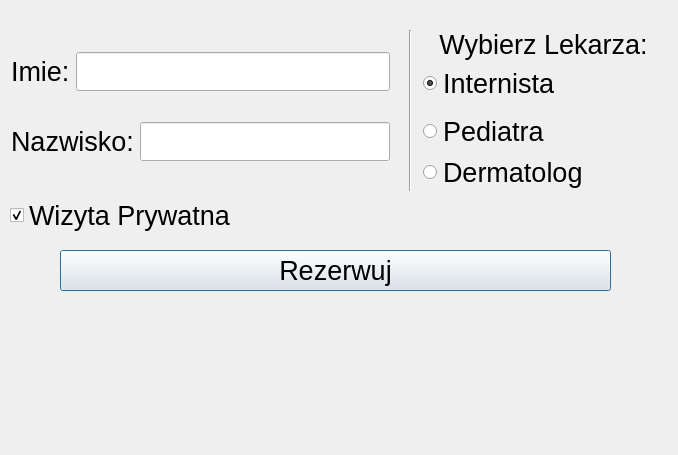
<?xml version="1.0" encoding="UTF-8"?>
<ui version="4.0">
 <class>Dialog</class>
 <widget class="QDialog" name="Dialog">
  <property name="geometry">
   <rect>
    <x>0</x>
    <y>0</y>
    <width>678</width>
    <height>455</height>
   </rect>
  </property>
  <property name="font">
   <font>
    <pointsize>20</pointsize>
   </font>
  </property>
  <property name="windowTitle">
   <string>Dialog</string>
  </property>
  <widget class="QCheckBox" name="checkBoxRodzajWizyty">
   <property name="geometry">
    <rect>
     <x>10</x>
     <y>190</y>
     <width>271</width>
     <height>51</height>
    </rect>
   </property>
   <property name="text">
    <string>Wizyta Prywatna</string>
   </property>
   <property name="checked">
    <bool>true</bool>
   </property>
  </widget>
  <widget class="QPushButton" name="pushButtonRezerwuj">
   <property name="geometry">
    <rect>
     <x>60</x>
     <y>250</y>
     <width>551</width>
     <height>41</height>
    </rect>
   </property>
   <property name="text">
    <string>Rezerwuj</string>
   </property>
  </widget>
  <widget class="QLabel" name="result">
   <property name="geometry">
    <rect>
     <x>60</x>
     <y>310</y>
     <width>551</width>
     <height>91</height>
    </rect>
   </property>
   <property name="font">
    <font>
     <pointsize>12</pointsize>
    </font>
   </property>
   <property name="text">
    <string/>
   </property>
   <property name="wordWrap">
    <bool>true</bool>
   </property>
  </widget>
  <widget class="Line" name="line_2">
   <property name="geometry">
    <rect>
     <x>400</x>
     <y>30</y>
     <width>20</width>
     <height>161</height>
    </rect>
   </property>
   <property name="orientation">
    <enum>Qt::Vertical</enum>
   </property>
  </widget>
  <widget class="QWidget" name="">
   <property name="geometry">
    <rect>
     <x>423</x>
     <y>29</y>
     <width>241</width>
     <height>161</height>
    </rect>
   </property>
   <layout class="QVBoxLayout" name="verticalLayout">
    <item>
     <widget class="QLabel" name="label_3">
      <property name="text">
       <string>Wybierz Lekarza:</string>
      </property>
      <property name="alignment">
       <set>Qt::AlignCenter</set>
      </property>
     </widget>
    </item>
    <item>
     <widget class="QRadioButton" name="radioButtonInternista">
      <property name="text">
       <string>Internista</string>
      </property>
      <property name="checked">
       <bool>true</bool>
      </property>
     </widget>
    </item>
    <item>
     <widget class="Line" name="line">
      <property name="orientation">
       <enum>Qt::Vertical</enum>
      </property>
     </widget>
    </item>
    <item>
     <widget class="QRadioButton" name="radioButton_2Pediatra">
      <property name="text">
       <string>Pediatra</string>
      </property>
     </widget>
    </item>
    <item>
     <widget class="QRadioButton" name="radioButton_3Dermatolog">
      <property name="text">
       <string>Dermatolog</string>
      </property>
     </widget>
    </item>
   </layout>
  </widget>
  <widget class="QWidget" name="">
   <property name="geometry">
    <rect>
     <x>11</x>
     <y>27</y>
     <width>379</width>
     <height>161</height>
    </rect>
   </property>
   <layout class="QVBoxLayout" name="verticalLayout_2">
    <item>
     <layout class="QHBoxLayout" name="horizontalLayout">
      <item>
       <widget class="QLabel" name="label">
        <property name="text">
         <string>Imie:</string>
        </property>
       </widget>
      </item>
      <item>
       <widget class="QLineEdit" name="lineEditImie"/>
      </item>
     </layout>
    </item>
    <item>
     <layout class="QHBoxLayout" name="horizontalLayout_2">
      <item>
       <widget class="QLabel" name="label_2">
        <property name="text">
         <string>Nazwisko:</string>
        </property>
       </widget>
      </item>
      <item>
       <widget class="QLineEdit" name="lineEdit_2Nazwisko"/>
      </item>
     </layout>
    </item>
   </layout>
  </widget>
 </widget>
 <resources/>
 <connections/>
</ui>
